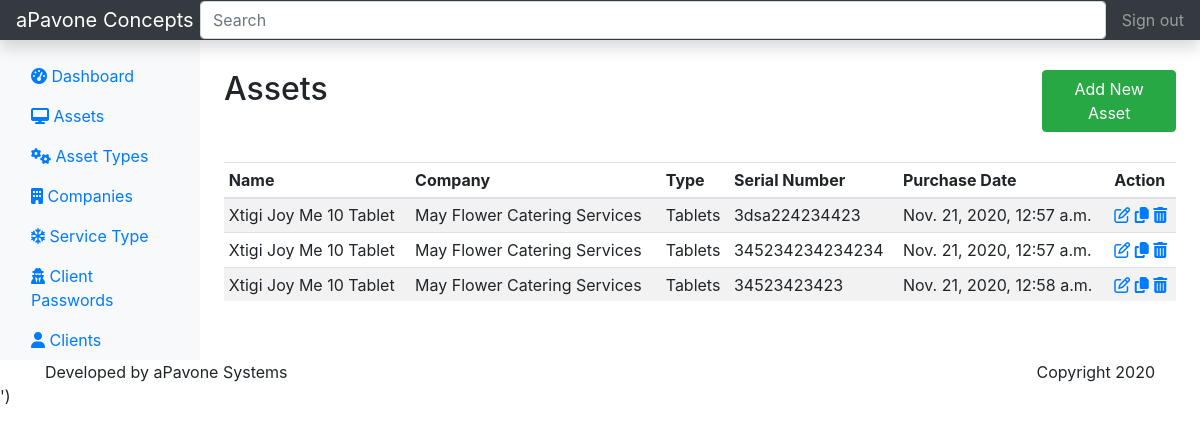
Before: /asset with the older database file.
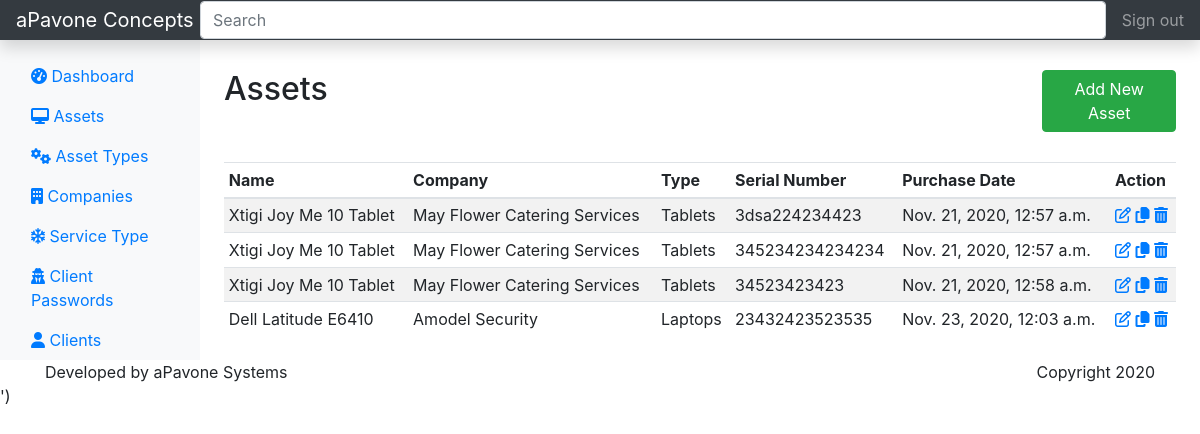
After: the same page with the newer database file.
### register/models.py (models this page shows, shortened)
class Asset(models.Model):
    name = models.CharField(max_length=90)
    company = models.ForeignKey(Company, on_delete=models.CASCADE)
    serial_number = models.CharField(max_length=90, blank=True, null=True, unique=True)
    type = models.ForeignKey(AssetType, on_delete=models.CASCADE)
    purchase_date = models.DateTimeField(auto_now_add=True)

class Company(models.Model):
    name = models.CharField(max_length=30, unique=True)
    location = models.CharField(max_length=30)
    phone = models.CharField(max_length=10)
    servicetype = models.ForeignKey(ServiceType, on_delete=models.CASCADE)
    class Meta:
        verbose_name = 'Company'
        verbose_name_plural = 'Companies'
    def __str__(self):
        return self.name

class AssetType(models.Model):
    name = models.CharField(max_length=90, unique=True)
    def __str__(self):
        return self.name

### register/views.py (the view)
# urls.py: path('asset', views.asset, name="asset"),
def asset(request):
    assets = Asset.objects.all()
    context = {
        'assets': assets,
    }
    return render(request, "register/asset/index.html", context)

### register/templates/register/asset/index.html
{% extends 'register/pages/layout.html' %}
{% block content %}
<div class="row" style="margin-top: 30px; margin-bottom: 30px;">
    <div class="col-10">
        <h2>Assets</h2>
    </div>
    <div class="col-2">
        <a href="{% url 'add_asset' %}" class="btn btn-success right"> Add New Asset</a>
    </div>
</div>
          <div class="table-responsive">
            <table class="table table-striped table-sm">
              <thead>
                <tr>
                  <th>Name</th>
                  <th>Company</th>
                  <th>Type</th>
                  <th>Serial Number</th>
                  <th>Purchase Date</th>
                    <th>Action</th>
                </tr>
              </thead>
              <tbody>
              {% for asset in assets %}
              <tr>
                  <td> {{ asset.name }} </td>
                  <td> {{asset.company}} </td>
                  <td> {{asset.type}} </td>
                  <td> {{asset.serial_number}} </td>
                  <td> {{asset.purchase_date}} </td>
                  <td>
                      <a href="{% url 'update_asset' asset.id %}"><i class="fa fa-edit" aria-hidden="true"></i></a>
                      <a href=""><i class="fa fa-copy" aria-hidden="true"></i></a>
                      <a href="{% url 'delete_asset' asset.id %}"><i class="fa fa-trash" aria-hidden="true"></i></a>
                  </td>
                </tr>
                {% endfor %}
              </tbody>
            </table>
          </div>
{% endblock %}

Changed rows visible on the page:
added Asset: name "Dell Latitude E6410", company "Amodel Security", type "Laptops", serial_number "23432423523535", purchase_date "Nov. 23, 2020, 12:03 a.m."
